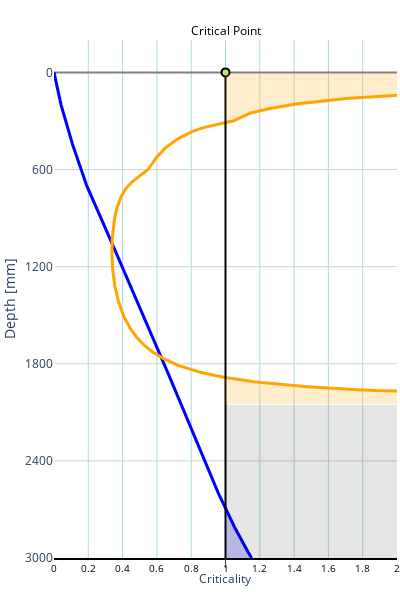

The notebook cell this image was saved under:
### Code cell
from plotly_snow_profile import criticality_plots

crit_plots_fig = criticality_plots(plot_weaklayer, plot_layers, dataframe)
crit_plots_fig.show()

### Figure 1 — Plotly figure (JSON) as saved in the notebook; plotly's stock layout.template omitted (floating-point values rounded to 4 significant figures; data arrays with more than 128 entries replaced by an {"elided": "..."} marker saying what was removed)
{"data": [{"line": {"color": "blue", "width": 3}, "marker": {"color": "blue", "size": 6}, "mode": "lines", "name": "Energy Release Rate", "type": "scatter", "x": {"elided": "610 float values"}, "xaxis": "x", "y": {"elided": "610 float values"}}, {"line": {"color": "orange", "width": 3}, "marker": {"color": "orange", "size": 6}, "mode": "lines", "name": "Critical Coupling", "type": "scatter", "x": {"elided": "610 float values"}, "xaxis": "x", "y": {"elided": "610 float values"}}, {"line": {"color": "black", "width": 2}, "mode": "lines", "name": "Critical Point", "showlegend": false, "type": "scatter", "x": [1, 1], "y": [0, 3000]}, {"marker": {"color": "black", "size": 10}, "mode": "markers", "name": "Critical Point", "showlegend": false, "type": "scatter", "x": [1], "y": [0]}, {"fill": "toself", "fillcolor": "rgba(0, 0, 255, 0.2)", "hoverinfo": "skip", "line": {"width": 0}, "name": "Shaded Criticality", "showlegend": false, "type": "scatter", "x": {"elided": "672 float values"}, "y": {"elided": "672 float values"}}, {"fill": "toself", "fillcolor": "rgba(255, 165, 0, 0.2)", "hoverinfo": "skip", "line": {"width": 0}, "name": "Shaded Criticality", "showlegend": false, "type": "scatter", "x": [59.2, 29.6, 19.73, 14.8, 11.84, 9.867, 8.457, 7.4, 6.578, 5.92, 5.64, 5.428, 5.232, 5.049, 4.879, 4.72, 4.571, 4.431, 4.3, 4.175, 3.808, 3.417, 3.099, 2.835, 2.613, 2.423, 2.259, 2.115, 1.989, 1.877, 1.799, 1.744, 1.692, 1.644, 1.598, 1.554, 1.513, 1.474, 1.437, 1.402, 1.371, 1.344, 1.318, 1.293, 1.27, 1.247, 1.225, 1.203, 1.183, 1.163, 1.145, 1.135, 1.124, 1.114, 1.103, 1.093, 1.083, 1.074, 1.064, 1.055, 1.044, 1.02, 1.0, 1.0, 1.0, 1.0, 1.0, 1.0, 1.0, 1.0, 1.0, 1.0, 1.0, 1.0, 1.0, 1.0, 1.0, 1.0, 1.0, 1.0, 1.0, 1.0, 1.0, 1.0, 1.0, 1.0, 1.0, 1.0, 1.0, 1.0, 1.0, 1.0, 1.0, 1.0, 1.0, 1.0, 1.0, 1.0, 1.0, 1.0, 1.0, 1.0, 1.0, 1.0, 1.0, 1.0, 1.0, 1.0, 1.0, 1.0, 1.0, 1.0, 1.0, 1.0, 1.0, 1.0, 1.0, 1.0, 1.0, 1.0, 1.0, 1.0, 1.0, 1.0], "y": [4.926, 9.852, 14.78, 19.7, 24.63, 29.56, 34.48, 39.41, 44.33, 49.26, 54.19, 59.11, 64.04, 68.97, 73.89, 78.82, 83.74, 88.67, 93.6, 98.52, 103.4, 108.4, 113.3, 118.2, 123.2, 128.1, 133.0, 137.9, 142.9, 147.8, 152.7, 157.6, 162.6, 167.5, 172.4, 177.3, 182.3, 187.2, 192.1, 197.0, 202.0, 206.9, 211.8, 216.7, 221.7, 226.6, 231.5, 236.5, 241.4, 246.3, 251.2, 256.2, 261.1, 266.0, 270.9, 275.9, 280.8, 285.7, 290.6, 295.6, 300.5, 305.4, 305.4, 300.5, 295.6, 290.6, 285.7, 280.8, 275.9, 270.9, 266.0, 261.1, 256.2, 251.2, 246.3, 241.4, 236.5, 231.5, 226.6, 221.7, 216.7, 211.8, 206.9, 202.0, 197.0, 192.1, 187.2, 182.3, 177.3, 172.4, 167.5, 162.6, 157.6, 152.7, 147.8, 142.9, 137.9, 133.0, 128.1, 123.2, 118.2, 113.3, 108.4, 103.4, 98.52, 93.6, 88.67, 83.74, 78.82, 73.89, 68.97, 64.04, 59.11, 54.19, 49.26, 44.33, 39.41, 34.48, 29.56, 24.63, 19.7, 14.78, 9.852, 4.926]}, {"fill": "toself", "fillcolor": "rgba(255, 165, 0, 0.2)", "hoverinfo": "skip", "line": {"width": 0}, "name": "Shaded Criticality", "showlegend": false, "type": "scatter", "x": [1.009, 1.036, 1.065, 1.096, 1.131, 1.169, 1.21, 1.253, 1.299, 1.349, 1.403, 1.462, 1.525, 1.596, 1.68, 1.773, 1.878, 1.995, 2.128, 2.28, 2.455, 2.66, 2.902, 3.192, 3.541, 3.976, 4.532, 5.269, 6.292, 7.808, 10.29, 15.07, 28.18, 216.0, 1.0, 1.0, 1.0, 1.0, 1.0, 1.0, 1.0, 1.0, 1.0, 1.0, 1.0, 1.0, 1.0, 1.0, 1.0, 1.0, 1.0, 1.0, 1.0, 1.0, 1.0, 1.0, 1.0, 1.0, 1.0, 1.0, 1.0, 1.0, 1.0, 1.0, 1.0, 1.0, 1.0, 1.0], "y": [1887.0, 1892.0, 1897.0, 1901.0, 1906.0, 1911.0, 1916.0, 1921.0, 1926.0, 1931.0, 1936.0, 1941.0, 1946.0, 1951.0, 1956.0, 1961.0, 1966.0, 1970.0, 1975.0, 1980.0, 1985.0, 1990.0, 1995.0, 2000.0, 2005.0, 2010.0, 2015.0, 2020.0, 2025.0, 2030.0, 2034.0, 2039.0, 2044.0, 2049.0, 2049.0, 2044.0, 2039.0, 2034.0, 2030.0, 2025.0, 2020.0, 2015.0, 2010.0, 2005.0, 2000.0, 1995.0, 1990.0, 1985.0, 1980.0, 1975.0, 1970.0, 1966.0, 1961.0, 1956.0, 1951.0, 1946.0, 1941.0, 1936.0, 1931.0, 1926.0, 1921.0, 1916.0, 1911.0, 1906.0, 1901.0, 1897.0, 1892.0, 1887.0]}, {"fill": "toself", "fillcolor": "rgba(0, 0, 0, 0.1)", "hoverinfo": "skip", "line": {"width": 0}, "name": "Self-Collapsed", "showlegend": false, "type": "scatter", "x": [100000000.0, 1.0], "y": [0.0, 0.0]}, {"fill": "toself", "fillcolor": "rgba(0, 0, 0, 0.1)", "hoverinfo": "skip", "line": {"width": 0}, "name": "Self-Collapsed", "showlegend": false, "type": "scatter", "x": {"elided": "386 float values"}, "y": {"elided": "386 float values"}}], "layout": {"annotations": [{"ax": 0, "ay": 20, "font": {"size": 12}, "text": "Criticality", "x": 0.5, "xref": "paper", "y": 0, "yref": "paper"}, {"ax": 0, "ay": -10, "font": {"color": "black"}, "text": "Critical Point", "x": 0.5, "xref": "paper", "y": 1, "yref": "paper"}], "height": 600, "margin": {"b": 40, "l": 0, "r": 0, "t": 40}, "paper_bgcolor": "white", "plot_bgcolor": "white", "showlegend": false, "width": 400, "xaxis": {"dtick": 0.2, "gridcolor": "lightblue", "gridwidth": 1, "linecolor": "black", "linewidth": 2, "range": [0, 2], "showgrid": true, "side": "bottom", "tick0": 0, "tickcolor": "black", "tickfont": {"color": "black", "size": 10}, "ticklen": 8, "tickmode": "linear", "tickwidth": 2, "title": {"text": ""}}, "yaxis": {"domain": [0, 1], "dtick": 600, "gridcolor": "lightgray", "gridwidth": 1, "range": [3000, -200], "showgrid": true, "tick0": 0, "tickcolor": "black", "ticklen": 5, "tickmode": "linear", "tickwidth": 2, "title": {"text": "Depth [mm]"}, "zeroline": true, "zerolinecolor": "gray", "zerolinewidth": 2}}}
